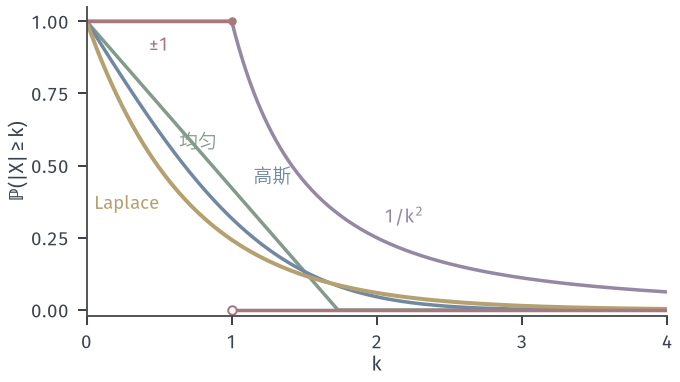

Reproduce this figure in Python.
from pathlib import Path
import sys
HERE = Path(__file__).resolve().parent
sys.path.insert(0, str(HERE.parent/"tail-common"))
from tail_fig import *
# Two-sided tails P(|X|>=k) of laws with mean 0 and variance 1, against Chebyshev min(1,1/k^2).
k = np.linspace(0, 4, 801)
fig, ax = figure(width_mm=96, height_mm=54)
ax.plot(k, np.minimum(1, 1/np.maximum(k, 1e-9)**2), color=PURPLE, lw=1.4)
ax.plot(k, np.maximum(0, 1-k/np.sqrt(3)), color=GREEN, lw=1.4)
ax.plot(k, 2*Q(k), color=BLUE, lw=1.4)
ax.plot(k, np.exp(-np.sqrt(2)*k), color=YELLOW, lw=1.6)
ax.plot([0, 1], [1, 1], color=RED, lw=1.4); ax.plot([1, 4], [0, 0], color=RED, lw=1.4)
ax.plot([1], [1], 'o', ms=3.4, color=RED, mew=0); ax.plot([1], [0], 'o', ms=3.4, mfc='white', mec=RED, mew=.8)
lab(ax, 2.05, .3, r'$1/k^2$', PURPLE, ha='left')
lab(ax, .9, .56, '均匀', GREEN, ha='right'); lab(ax, 1.15, .44, '高斯', BLUE, ha='left'); lab(ax, .5, .35, 'Laplace', YELLOW, ha='right')
lab(ax, .5, .95, r'$\pm1$', RED, ha='center', va='top')
ax.set_xlim(0, 4); ax.set_ylim(-.02, 1.05); ax.set_xticks([0, 1, 2, 3, 4]); ax.set_yticks([0, .25, .5, .75, 1])
axlab(ax, '$k$', 'ℙ$(|X|\\geq k)$')
save(fig, HERE, 'figure', {'k=2': {'chebyshev': .25, 'uniform': float(max(0, 1-2/np.sqrt(3))), 'normal': float(2*Q(2)), 'laplace': float(np.exp(-2*np.sqrt(2))), 'two_point': 0.0}})
